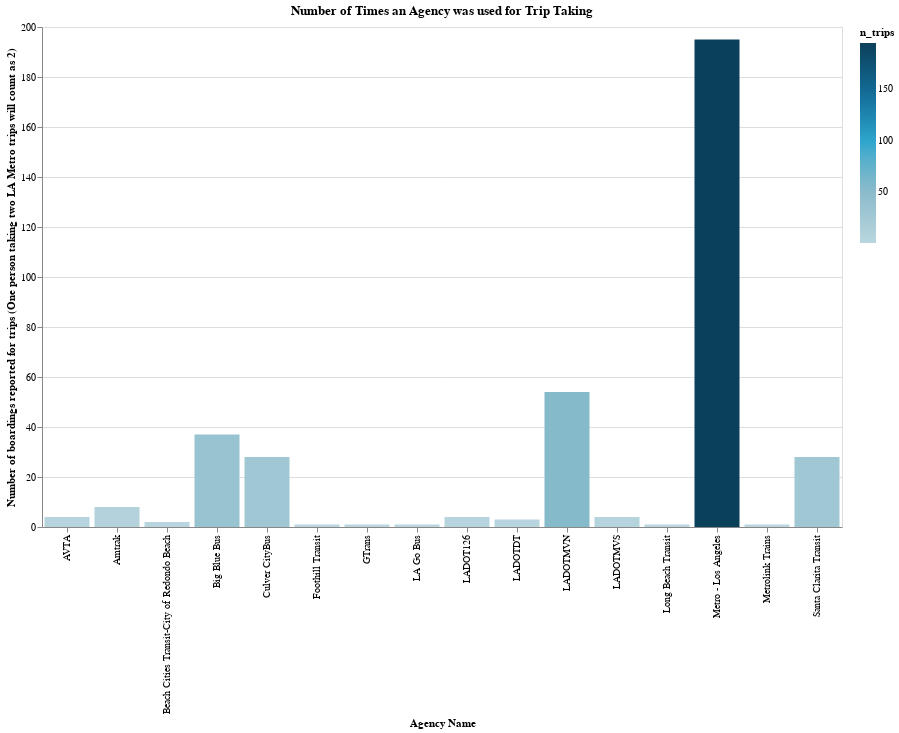

Notebook source saved alongside this figure:
### Code cell
chart = (alt.Chart(df_agencies)
        .mark_bar()
        .encode(
            x=alt.X("agency", title = "Agency Name"),
            y=alt.Y("n_trips", title= "Number of boardings reported for trips (One person taking two LA Metro trips will count as 2)"),
            color=alt.Color("n_trips", scale=alt.Scale(range = cp.CALITP_SEQUENTIAL_COLORS)),
            tooltip = tooltip_cols)
      .properties(title = "Number of Times an Agency was used for Trip Taking",
    width=800,
    height=500)
        )
chart

### Figure 1 — Vega-Lite specification as saved in the notebook (floating-point values rounded to 4 significant figures)
{"config": {"view": {"continuousWidth": 300, "continuousHeight": 300}}, "data": {"name": "data-6cfa15d3c8df0476b57aaffa7540b56d"}, "mark": {"type": "bar"}, "encoding": {"color": {"field": "n_trips", "scale": {"range": ["#B9D6DF", "#8CBCCB", "#2EA8CE", "#136C97", "#0B405B"]}, "type": "quantitative"}, "tooltip": [{"field": "agency", "type": "nominal"}, {"field": "n_trips", "type": "quantitative"}], "x": {"field": "agency", "title": "Agency Name", "type": "nominal"}, "y": {"field": "n_trips", "title": "Number of boardings reported for trips (One person taking two LA Metro trips will count as 2)", "type": "quantitative"}}, "height": 500, "title": "Number of Times an Agency was used for Trip Taking", "width": 800, "$schema": "https://vega.github.io/schema/vega-lite/v5.14.1.json", "datasets": {"data-6cfa15d3c8df0476b57aaffa7540b56d": [{"agency": "Culver CityBus", "n_trips": 28}, {"agency": "Foothill Transit", "n_trips": 1}, {"agency": "LA Go Bus", "n_trips": 1}, {"agency": "Metro - Los Angeles", "n_trips": 195}, {"agency": "Amtrak", "n_trips": 8}, {"agency": "AVTA", "n_trips": 4}, {"agency": "GTrans", "n_trips": 1}, {"agency": "Metrolink Trains", "n_trips": 1}, {"agency": "LADOTMVN", "n_trips": 54}, {"agency": "Long Beach Transit", "n_trips": 1}, {"agency": "Santa Clarita Transit", "n_trips": 28}, {"agency": "LADOTDT", "n_trips": 3}, {"agency": "Big Blue Bus", "n_trips": 37}, {"agency": "LADOT126", "n_trips": 4}, {"agency": "LADOTMVS", "n_trips": 4}, {"agency": "Beach Cities Transit-City of Redondo Beach", "n_trips": 2}]}}
